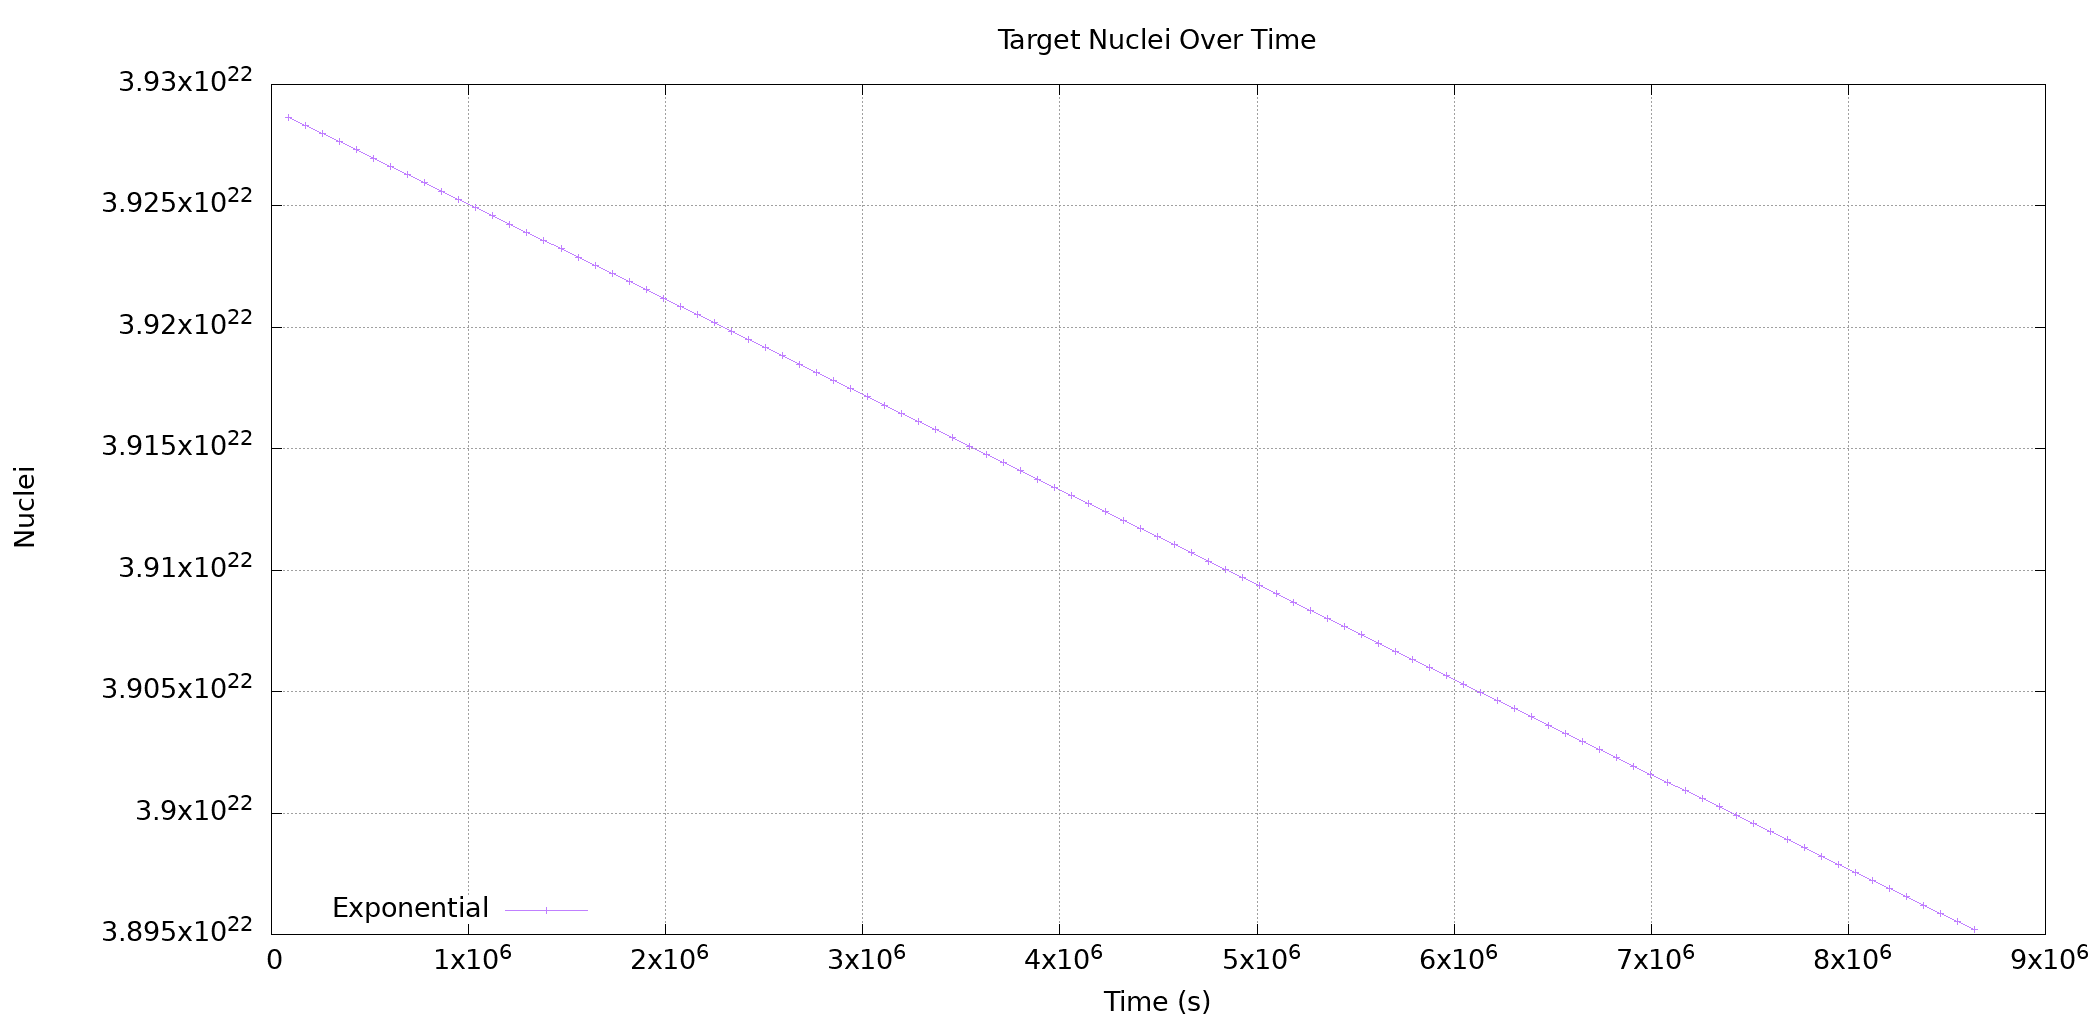

Reproduce this figure in gnuplot.
# plot the difference in decay methods.
# FOR SOME REASON THIS DOESN'T WORK NEED TO USE A .SH FILE?
set terminal png size 2100,1024 font "roboto,20"
set output "burnup.png"
set title "Target Nuclei Over Time"
set grid
set xlabel "Time (s)"
set ylabel "Nuclei"
set key bottom left
d1="exp22.txt"
d2="decay21.txt"

# set multiplot layout 1,2

plot d1 using 1:2 with linespoints title "Exponential" lt rgb "purple"

# plot d2 using 1:2 with linespoints title "Incremental" lt rgb "orange"

# unset multiplot
